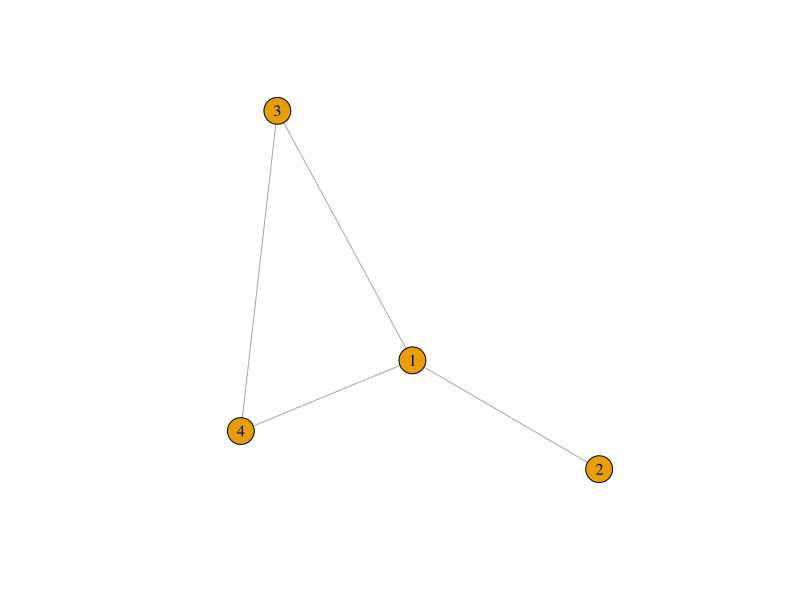
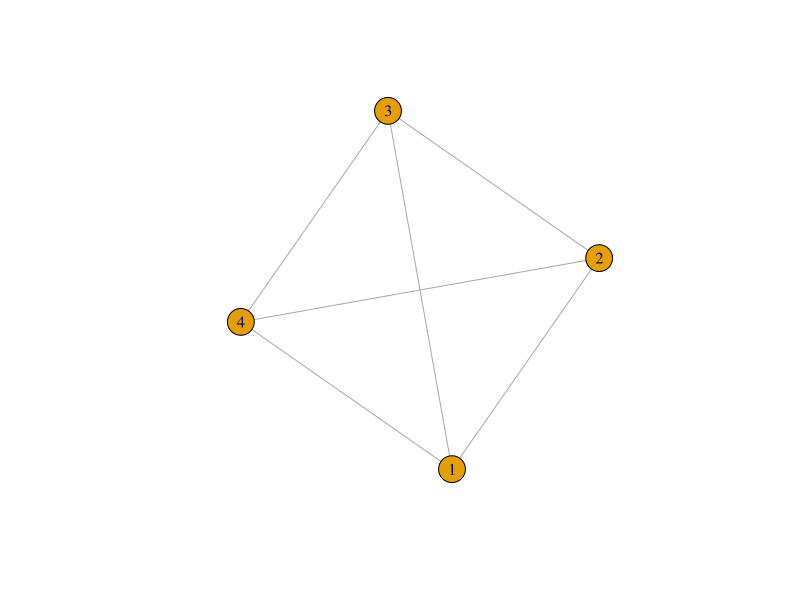
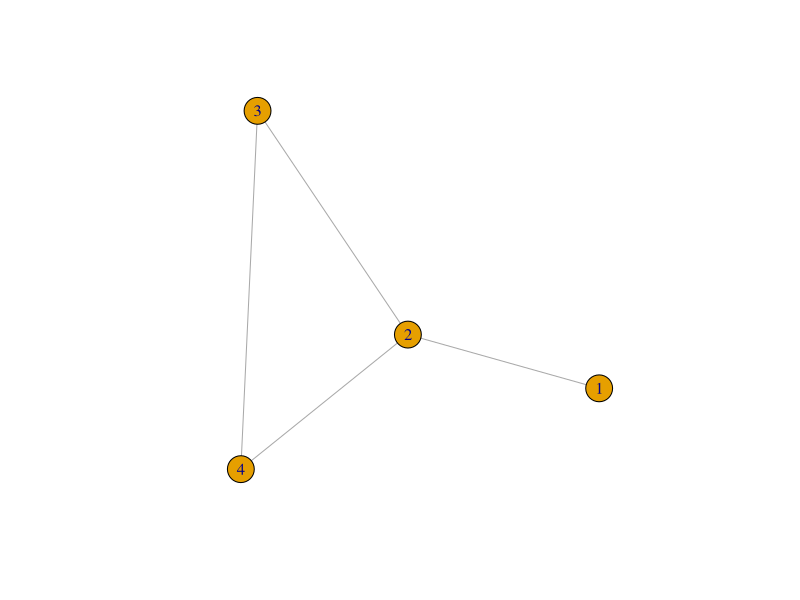
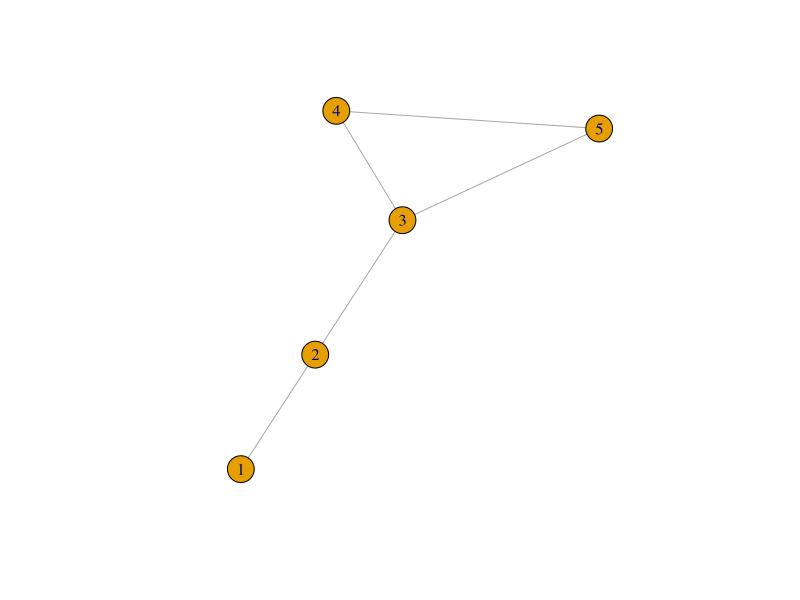
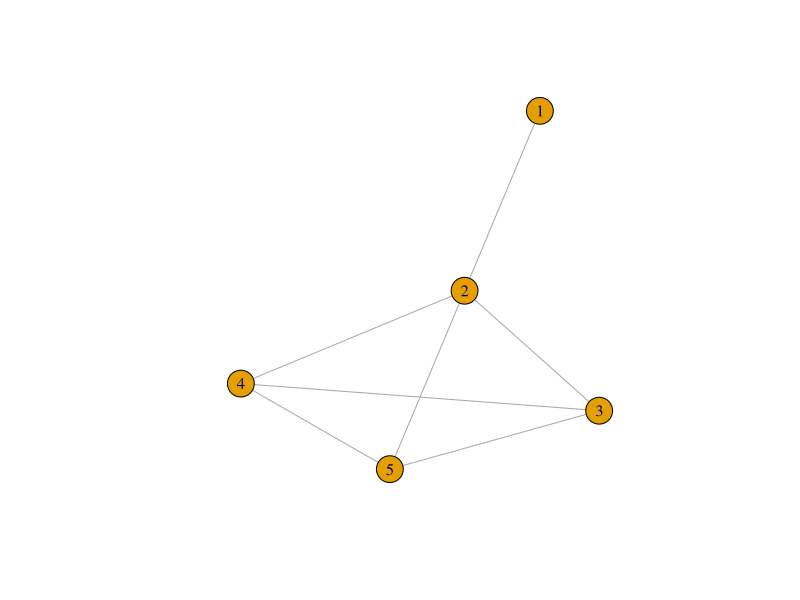
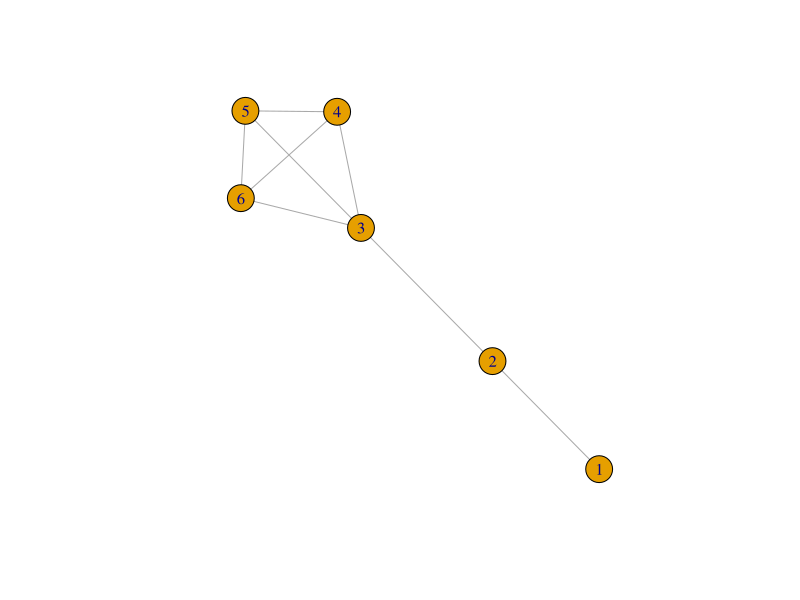

R code for these plots, in order:
## ---- chunk 1
library(tidyverse)
library(igraph)
library(expm)

matrix_ = matrix(c(0, 1, 1, 1,
                   1, 0, 0, 0,
                   1, 0, 0, 1,
                   1, 0, 1, 0),
                 nrow=4,
                 ncol=4)
matrix_

g = graph_from_adjacency_matrix(matrix_, mode="undirected")
## ---- chunk 2
plot(g)
## ---- chunk 3
matrix_
## ---- chunk 4
matrix_ %^% 2
## ---- chunk 5
matrix_ = matrix(c(0, 1, 1, 1, 
                   1, 0, 1, 1, 
                   1, 1, 0, 1,
                   1, 1, 1, 0),
                 nrow=4,
                 ncol=4)
g = graph_from_adjacency_matrix(matrix_, mode='undirected')

plot(g)
## ---- chunk 6
edge_list = tibble(from=c('a', 'a', 'b', 'b', 'b', 'c', 'd', 'e'), to= c('b', 'd', 'c', 'd', 'f', 'f','e', 'f'))

g = graph_from_edgelist(as.matrix(edge_list), directed=FALSE)
## ---- chunk 7
transitivity(g, type='local')
## ---- chunk 8
mean(transitivity(g, type='local'))
## ---- chunk 9
transitivity(g)
## ---- chunk 10
edge_density(g)
## ---- chunk 11
L31 = matrix(c(0, 1, 0, 0, 
             1, 0, 1, 1, 
             0, 1, 0, 1,
             0, 1, 1, 0),
           nrow=4, ncol=4)

g31 = graph_from_adjacency_matrix(L31, mode='undirected')

plot(g31)
mean(distances(g31)[distances(g31)!=0])


L32 = matrix(c(0, 1, 0, 0, 0,
               1, 0, 1, 0, 0,
               0, 1, 0, 1, 1,
               0, 0, 1, 0, 1,
               0, 0, 1, 1, 0),
           nrow=5, ncol=5)

g32 = graph_from_adjacency_matrix(L32, mode='undirected')

plot(g32)

L41 = matrix(c(0, 1, 0, 0, 0,
               1, 0, 1, 1, 1,
               0, 1, 0, 1, 1,
               0, 1, 1, 0, 1,
               0, 1, 1, 1, 0),
           nrow=5, ncol=5)

g41 = graph_from_adjacency_matrix(L41, mode='undirected')

plot(g41)

mean(distances(g41)[distances(g41)!=0])

L42 = matrix(c(0, 1, 0, 0, 0, 0,
               1, 0, 1, 0, 0, 0,
               0, 1, 0, 1, 1, 1,
               0, 0, 1, 0, 1, 1,
               0, 0, 1, 1, 0, 1,
               0, 0, 1, 1, 1, 0),
           nrow=6, ncol=6)

g42 = graph_from_adjacency_matrix(L42, mode='undirected')

plot(g42)

mean(distances(g42)[distances(g42)!=0])
